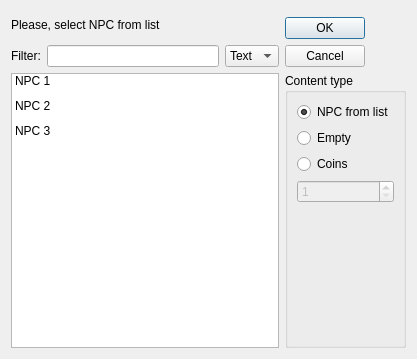
<?xml version="1.0" encoding="UTF-8"?>
<ui version="4.0">
 <class>NpcDialog</class>
 <widget class="QDialog" name="NpcDialog">
  <property name="geometry">
   <rect>
    <x>0</x>
    <y>0</y>
    <width>417</width>
    <height>359</height>
   </rect>
  </property>
  <property name="windowTitle">
   <string>NPC Select dialog</string>
  </property>
  <property name="windowIcon">
   <iconset resource="../../_resources/editor.qrc">
    <normaloff>:/images/coin.png</normaloff>:/images/coin.png</iconset>
  </property>
  <layout class="QGridLayout" name="gridLayout_2" rowstretch="0,0,0,0" columnstretch="100,0">
   <property name="sizeConstraint">
    <enum>QLayout::SetDefaultConstraint</enum>
   </property>
   <item row="3" column="0">
    <widget class="QListWidget" name="npcList">
     <property name="minimumSize">
      <size>
       <width>250</width>
       <height>250</height>
      </size>
     </property>
     <property name="iconSize">
      <size>
       <width>24</width>
       <height>24</height>
      </size>
     </property>
     <property name="spacing">
      <number>0</number>
     </property>
     <property name="gridSize">
      <size>
       <width>30</width>
       <height>25</height>
      </size>
     </property>
     <property name="modelColumn">
      <number>0</number>
     </property>
     <property name="uniformItemSizes">
      <bool>true</bool>
     </property>
     <item>
      <property name="text">
       <string notr="true">NPC 1</string>
      </property>
      <property name="icon">
       <iconset resource="../../_resources/editor.qrc">
        <normaloff>:/images/mushroom.png</normaloff>:/images/mushroom.png</iconset>
      </property>
     </item>
     <item>
      <property name="text">
       <string notr="true">NPC 2</string>
      </property>
      <property name="icon">
       <iconset resource="../../_resources/editor.qrc">
        <normaloff>:/images/world.png</normaloff>:/images/world.png</iconset>
      </property>
     </item>
     <item>
      <property name="text">
       <string notr="true">NPC 3</string>
      </property>
      <property name="icon">
       <iconset resource="../../_resources/editor.qrc">
        <normaloff>:/images/reset_pos.png</normaloff>:/images/reset_pos.png</iconset>
      </property>
     </item>
    </widget>
   </item>
   <item row="1" column="1" rowspan="2">
    <widget class="QDialogButtonBox" name="buttonBox">
     <property name="orientation">
      <enum>Qt::Vertical</enum>
     </property>
     <property name="standardButtons">
      <set>QDialogButtonBox::Cancel|QDialogButtonBox::Ok</set>
     </property>
    </widget>
   </item>
   <item row="0" column="0" rowspan="2">
    <widget class="QLabel" name="npcSelectLabel">
     <property name="minimumSize">
      <size>
       <width>0</width>
       <height>25</height>
      </size>
     </property>
     <property name="maximumSize">
      <size>
       <width>16777215</width>
       <height>25</height>
      </size>
     </property>
     <property name="text">
      <string>Please, select NPC from list</string>
     </property>
    </widget>
   </item>
   <item row="3" column="1">
    <widget class="QGroupBox" name="ContentType">
     <property name="title">
      <string>Content type</string>
     </property>
     <layout class="QGridLayout" name="gridLayout">
      <item row="2" column="0">
       <widget class="QRadioButton" name="coinsNPC">
        <property name="text">
         <string>Coins</string>
        </property>
       </widget>
      </item>
      <item row="3" column="0">
       <widget class="QSpinBox" name="coinsInBlock">
        <property name="enabled">
         <bool>false</bool>
        </property>
        <property name="minimum">
         <number>1</number>
        </property>
       </widget>
      </item>
      <item row="1" column="0">
       <widget class="QRadioButton" name="emptyNPC">
        <property name="text">
         <string>Empty</string>
        </property>
       </widget>
      </item>
      <item row="0" column="0">
       <widget class="QRadioButton" name="NPCfromList">
        <property name="text">
         <string>NPC from list</string>
        </property>
        <property name="checked">
         <bool>true</bool>
        </property>
       </widget>
      </item>
      <item row="4" column="0">
       <spacer name="verticalSpacer">
        <property name="orientation">
         <enum>Qt::Vertical</enum>
        </property>
        <property name="sizeHint" stdset="0">
         <size>
          <width>20</width>
          <height>40</height>
         </size>
        </property>
       </spacer>
      </item>
     </layout>
    </widget>
   </item>
   <item row="2" column="0">
    <layout class="QHBoxLayout" name="horizontalLayout">
     <item>
      <widget class="QLabel" name="labelFilter">
       <property name="text">
        <string>Filter:</string>
       </property>
      </widget>
     </item>
     <item>
      <widget class="QLineEdit" name="searchEdit"/>
     </item>
     <item>
      <widget class="QComboBox" name="searchTypeBox">
       <item>
        <property name="text">
         <string>Text</string>
        </property>
       </item>
       <item>
        <property name="text">
         <string>ID</string>
        </property>
       </item>
      </widget>
     </item>
    </layout>
   </item>
  </layout>
 </widget>
 <resources>
  <include location="../../_resources/editor.qrc"/>
 </resources>
 <connections>
  <connection>
   <sender>buttonBox</sender>
   <signal>accepted()</signal>
   <receiver>NpcDialog</receiver>
   <slot>accept()</slot>
   <hints>
    <hint type="sourcelabel">
     <x>248</x>
     <y>254</y>
    </hint>
    <hint type="destinationlabel">
     <x>157</x>
     <y>274</y>
    </hint>
   </hints>
  </connection>
  <connection>
   <sender>buttonBox</sender>
   <signal>rejected()</signal>
   <receiver>NpcDialog</receiver>
   <slot>reject()</slot>
   <hints>
    <hint type="sourcelabel">
     <x>316</x>
     <y>260</y>
    </hint>
    <hint type="destinationlabel">
     <x>286</x>
     <y>274</y>
    </hint>
   </hints>
  </connection>
 </connections>
</ui>
